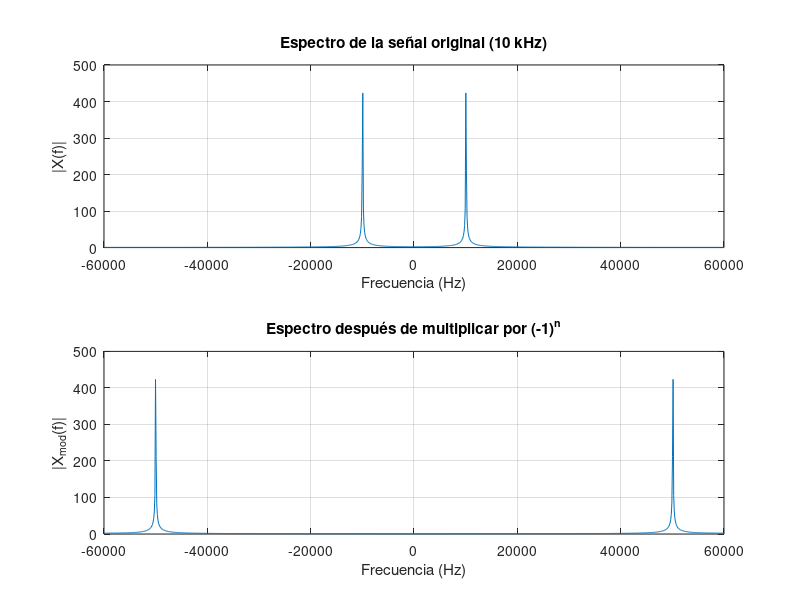

Write MATLAB code to recreate this figure.
%% Parámetros
fs = 120e3;          % Frecuencia de muestreo (Hz)
N = 1024;            % Número de muestras
f0 = 10e3;           % Frecuencia de la señal original (Hz)
n = 0:N-1;           % Índice temporal

%% Señal original: una senoide en 10 kHz
x = cos(2*pi*f0*n/fs);

%% Señal modulada por (-1)^n
x_mod = x .* ((-1).^n);

%% FFT de ambas señales
X = fftshift(fft(x));
X_mod = fftshift(fft(x_mod));

f = linspace(-fs/2, fs/2, N);  % eje de frecuencias

%% Graficar espectros
figure;
subplot(2,1,1);
plot(f, abs(X));
title('Espectro de la señal original (10 kHz)');
xlabel('Frecuencia (Hz)');
ylabel('|X(f)|');
grid on;

subplot(2,1,2);
plot(f, abs(X_mod));
title('Espectro después de multiplicar por (-1)^n');
xlabel('Frecuencia (Hz)');
ylabel('|X_{mod}(f)|');
grid on;
